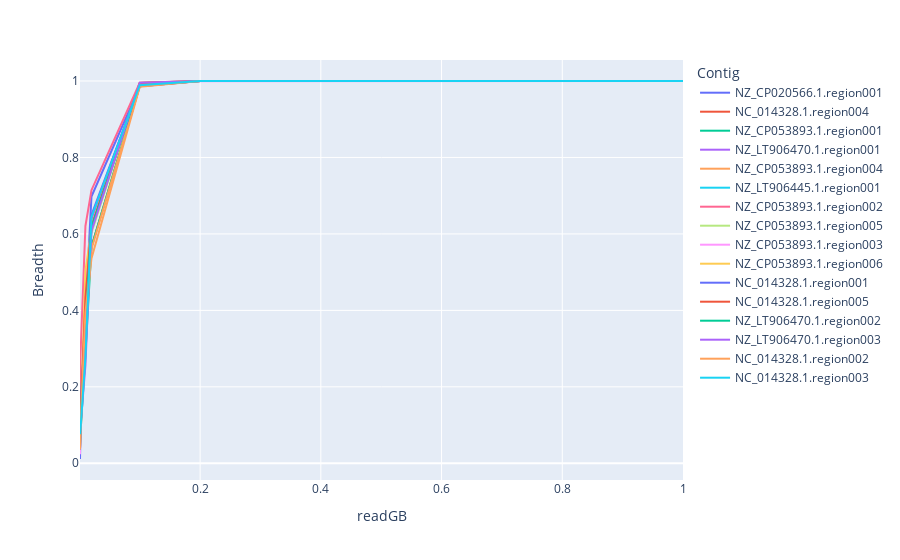

Write notebook code for a chart like this one.
### Code cell
import plotly.express as px
px.line(df_summary.sort_values("readGB"), x="readGB", y="Breadth", color="Contig")

### Figure 1 — Plotly figure (JSON) as saved in the notebook; plotly's stock layout.template omitted (floating-point values rounded to 4 significant figures)
{"data": [{"hovertemplate": "Contig=NZ_CP020566.1.region001<br>readGB=%{x}<br>Breadth=%{y}<extra></extra>", "legendgroup": "NZ_CP020566.1.region001", "line": {"color": "#636efa", "dash": "solid"}, "marker": {"symbol": "circle"}, "mode": "lines", "name": "NZ_CP020566.1.region001", "orientation": "v", "showlegend": true, "type": "scatter", "x": [0.001, 0.002, 0.01, 0.02, 0.1, 0.2, 1], "xaxis": "x", "y": [0.01123, 0.1035, 0.3928, 0.6979, 0.9861, 1, 1], "yaxis": "y"}, {"hovertemplate": "Contig=NC_014328.1.region004<br>readGB=%{x}<br>Breadth=%{y}<extra></extra>", "legendgroup": "NC_014328.1.region004", "line": {"color": "#EF553B", "dash": "solid"}, "marker": {"symbol": "circle"}, "mode": "lines", "name": "NC_014328.1.region004", "orientation": "v", "showlegend": true, "type": "scatter", "x": [0.001, 0.002, 0.01, 0.02, 0.1, 0.2, 1], "xaxis": "x", "y": [0.03732, 0.08938, 0.4126, 0.5659, 0.9861, 1.0, 1], "yaxis": "y"}, {"hovertemplate": "Contig=NZ_CP053893.1.region001<br>readGB=%{x}<br>Breadth=%{y}<extra></extra>", "legendgroup": "NZ_CP053893.1.region001", "line": {"color": "#00cc96", "dash": "solid"}, "marker": {"symbol": "circle"}, "mode": "lines", "name": "NZ_CP053893.1.region001", "orientation": "v", "showlegend": true, "type": "scatter", "x": [0.001, 0.002, 0.01, 0.02, 0.1, 0.2, 1], "xaxis": "x", "y": [0.07277, 0.0845, 0.2884, 0.5664, 0.9879, 1, 1], "yaxis": "y"}, {"hovertemplate": "Contig=NZ_LT906470.1.region001<br>readGB=%{x}<br>Breadth=%{y}<extra></extra>", "legendgroup": "NZ_LT906470.1.region001", "line": {"color": "#ab63fa", "dash": "solid"}, "marker": {"symbol": "circle"}, "mode": "lines", "name": "NZ_LT906470.1.region001", "orientation": "v", "showlegend": true, "type": "scatter", "x": [0.001, 0.002, 0.01, 0.02, 0.1, 0.2, 1], "xaxis": "x", "y": [0.0919, 0.1002, 0.2562, 0.6383, 0.9925, 1, 1], "yaxis": "y"}, {"hovertemplate": "Contig=NZ_CP053893.1.region004<br>readGB=%{x}<br>Breadth=%{y}<extra></extra>", "legendgroup": "NZ_CP053893.1.region004", "line": {"color": "#FFA15A", "dash": "solid"}, "marker": {"symbol": "circle"}, "mode": "lines", "name": "NZ_CP053893.1.region004", "orientation": "v", "showlegend": true, "type": "scatter", "x": [0.001, 0.002, 0.01, 0.02, 0.1, 0.2, 1], "xaxis": "x", "y": [0.08537, 0.07832, 0.3479, 0.5606, 0.9877, 1, 1], "yaxis": "y"}, {"hovertemplate": "Contig=NZ_LT906445.1.region001<br>readGB=%{x}<br>Breadth=%{y}<extra></extra>", "legendgroup": "NZ_LT906445.1.region001", "line": {"color": "#19d3f3", "dash": "solid"}, "marker": {"symbol": "circle"}, "mode": "lines", "name": "NZ_LT906445.1.region001", "orientation": "v", "showlegend": true, "type": "scatter", "x": [0.001, 0.002, 0.01, 0.02, 0.1, 0.2, 1], "xaxis": "x", "y": [0.06506, 0.1232, 0.3325, 0.6164, 0.9946, 0.9999, 1], "yaxis": "y"}, {"hovertemplate": "Contig=NZ_CP053893.1.region002<br>readGB=%{x}<br>Breadth=%{y}<extra></extra>", "legendgroup": "NZ_CP053893.1.region002", "line": {"color": "#FF6692", "dash": "solid"}, "marker": {"symbol": "circle"}, "mode": "lines", "name": "NZ_CP053893.1.region002", "orientation": "v", "showlegend": true, "type": "scatter", "x": [0.001, 0.002, 0.01, 0.02, 0.1, 0.2, 1], "xaxis": "x", "y": [0.169, 0.2892, 0.6208, 0.7143, 0.9953, 0.9999, 1], "yaxis": "y"}, {"hovertemplate": "Contig=NZ_CP053893.1.region005<br>readGB=%{x}<br>Breadth=%{y}<extra></extra>", "legendgroup": "NZ_CP053893.1.region005", "line": {"color": "#B6E880", "dash": "solid"}, "marker": {"symbol": "circle"}, "mode": "lines", "name": "NZ_CP053893.1.region005", "orientation": "v", "showlegend": true, "type": "scatter", "x": [0.001, 0.002, 0.01, 0.02, 0.1, 0.2, 1], "xaxis": "x", "y": [0.05339, 0.09764, 0.3942, 0.6035, 0.9931, 0.9999, 1], "yaxis": "y"}, {"hovertemplate": "Contig=NZ_CP053893.1.region003<br>readGB=%{x}<br>Breadth=%{y}<extra></extra>", "legendgroup": "NZ_CP053893.1.region003", "line": {"color": "#FF97FF", "dash": "solid"}, "marker": {"symbol": "circle"}, "mode": "lines", "name": "NZ_CP053893.1.region003", "orientation": "v", "showlegend": true, "type": "scatter", "x": [0.001, 0.002, 0.01, 0.02, 0.1, 0.2, 1], "xaxis": "x", "y": [0.02368, 0.09606, 0.4522, 0.6207, 0.9897, 0.9996, 1], "yaxis": "y"}, {"hovertemplate": "Contig=NZ_CP053893.1.region006<br>readGB=%{x}<br>Breadth=%{y}<extra></extra>", "legendgroup": "NZ_CP053893.1.region006", "line": {"color": "#FECB52", "dash": "solid"}, "marker": {"symbol": "circle"}, "mode": "lines", "name": "NZ_CP053893.1.region006", "orientation": "v", "showlegend": true, "type": "scatter", "x": [0.001, 0.002, 0.01, 0.02, 0.1, 0.2, 1], "xaxis": "x", "y": [0.06426, 0.09697, 0.5043, 0.6122, 0.9945, 0.9999, 1], "yaxis": "y"}, {"hovertemplate": "Contig=NC_014328.1.region001<br>readGB=%{x}<br>Breadth=%{y}<extra></extra>", "legendgroup": "NC_014328.1.region001", "line": {"color": "#636efa", "dash": "solid"}, "marker": {"symbol": "circle"}, "mode": "lines", "name": "NC_014328.1.region001", "orientation": "v", "showlegend": true, "type": "scatter", "x": [0.001, 0.002, 0.01, 0.02, 0.1, 0.2, 1], "xaxis": "x", "y": [0.039, 0.1514, 0.3713, 0.6493, 0.9873, 1, 1], "yaxis": "y"}, {"hovertemplate": "Contig=NC_014328.1.region005<br>readGB=%{x}<br>Breadth=%{y}<extra></extra>", "legendgroup": "NC_014328.1.region005", "line": {"color": "#EF553B", "dash": "solid"}, "marker": {"symbol": "circle"}, "mode": "lines", "name": "NC_014328.1.region005", "orientation": "v", "showlegend": true, "type": "scatter", "x": [0.001, 0.002, 0.01, 0.02, 0.1, 0.2, 1], "xaxis": "x", "y": [0.03691, 0.1251, 0.4329, 0.621, 0.9948, 1.0, 1], "yaxis": "y"}, {"hovertemplate": "Contig=NZ_LT906470.1.region002<br>readGB=%{x}<br>Breadth=%{y}<extra></extra>", "legendgroup": "NZ_LT906470.1.region002", "line": {"color": "#00cc96", "dash": "solid"}, "marker": {"symbol": "circle"}, "mode": "lines", "name": "NZ_LT906470.1.region002", "orientation": "v", "showlegend": true, "type": "scatter", "x": [0.001, 0.002, 0.01, 0.02, 0.1, 0.2, 1], "xaxis": "x", "y": [0.0367, 0.09909, 0.3623, 0.6168, 0.988, 0.9998, 1], "yaxis": "y"}, {"hovertemplate": "Contig=NZ_LT906470.1.region003<br>readGB=%{x}<br>Breadth=%{y}<extra></extra>", "legendgroup": "NZ_LT906470.1.region003", "line": {"color": "#ab63fa", "dash": "solid"}, "marker": {"symbol": "circle"}, "mode": "lines", "name": "NZ_LT906470.1.region003", "orientation": "v", "showlegend": true, "type": "scatter", "x": [0.001, 0.002, 0.01, 0.02, 0.1, 0.2, 1], "xaxis": "x", "y": [0.05874, 0.0991, 0.3037, 0.6077, 0.9957, 0.9998, 1], "yaxis": "y"}, {"hovertemplate": "Contig=NC_014328.1.region002<br>readGB=%{x}<br>Breadth=%{y}<extra></extra>", "legendgroup": "NC_014328.1.region002", "line": {"color": "#FFA15A", "dash": "solid"}, "marker": {"symbol": "circle"}, "mode": "lines", "name": "NC_014328.1.region002", "orientation": "v", "showlegend": true, "type": "scatter", "x": [0.001, 0.002, 0.01, 0.02, 0.1, 0.2, 1], "xaxis": "x", "y": [0.03671, 0.1003, 0.3948, 0.5358, 0.9849, 0.9999, 1], "yaxis": "y"}, {"hovertemplate": "Contig=NC_014328.1.region003<br>readGB=%{x}<br>Breadth=%{y}<extra></extra>", "legendgroup": "NC_014328.1.region003", "line": {"color": "#19d3f3", "dash": "solid"}, "marker": {"symbol": "circle"}, "mode": "lines", "name": "NC_014328.1.region003", "orientation": "v", "showlegend": true, "type": "scatter", "x": [0.001, 0.002, 0.01, 0.02, 0.1, 0.2, 1], "xaxis": "x", "y": [0.07623, 0.09305, 0.2773, 0.6438, 0.989, 1.0, 1], "yaxis": "y"}], "layout": {"legend": {"title": {"text": "Contig"}, "tracegroupgap": 0}, "margin": {"t": 60}, "xaxis": {"anchor": "y", "domain": [0, 1], "title": {"text": "readGB"}}, "yaxis": {"anchor": "x", "domain": [0, 1], "title": {"text": "Breadth"}}}}
